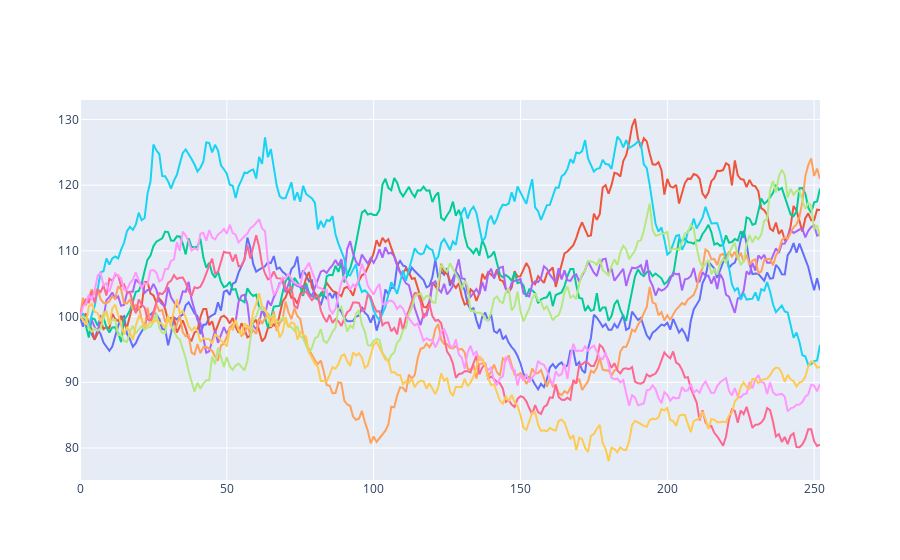

Here is the notebook cell this chart was saved with:
### Markdown cell above
Euler–Maruyama says “Over a very small time step Δt , just approximate the change.”
$$
S_{t+\Delta t}
=
S_t
+
\mu S_t \, \Delta t
+
\sigma S_t \sqrt{\Delta t}\, Z
$$

- It can go negative
- It introduces discretization bias

Hence MC simulation :

### Code cell
S = GBM_simulation(S0=100, r=0.05, sigma=0.2, T=1, N=252, M=10)

print(S.shape)
import plotly.graph_objects as go

fig = go.Figure()
for i in range(S.shape[0]):
    fig.add_trace(go.Scatter(y=S[i], mode="lines", showlegend=False))

fig.show()

### Figure 1 — Plotly figure (JSON) as saved in the notebook; plotly's stock layout.template omitted (floating-point values rounded to 4 significant figures; data arrays with more than 128 entries replaced by an {"elided": "..."} marker saying what was removed)
{"data": [{"mode": "lines", "showlegend": false, "type": "scatter", "y": {"elided": "253 float values"}}, {"mode": "lines", "showlegend": false, "type": "scatter", "y": {"elided": "253 float values"}}, {"mode": "lines", "showlegend": false, "type": "scatter", "y": {"elided": "253 float values"}}, {"mode": "lines", "showlegend": false, "type": "scatter", "y": {"elided": "253 float values"}}, {"mode": "lines", "showlegend": false, "type": "scatter", "y": {"elided": "253 float values"}}, {"mode": "lines", "showlegend": false, "type": "scatter", "y": {"elided": "253 float values"}}, {"mode": "lines", "showlegend": false, "type": "scatter", "y": {"elided": "253 float values"}}, {"mode": "lines", "showlegend": false, "type": "scatter", "y": {"elided": "253 float values"}}, {"mode": "lines", "showlegend": false, "type": "scatter", "y": {"elided": "253 float values"}}, {"mode": "lines", "showlegend": false, "type": "scatter", "y": {"elided": "253 float values"}}], "layout": {}}
